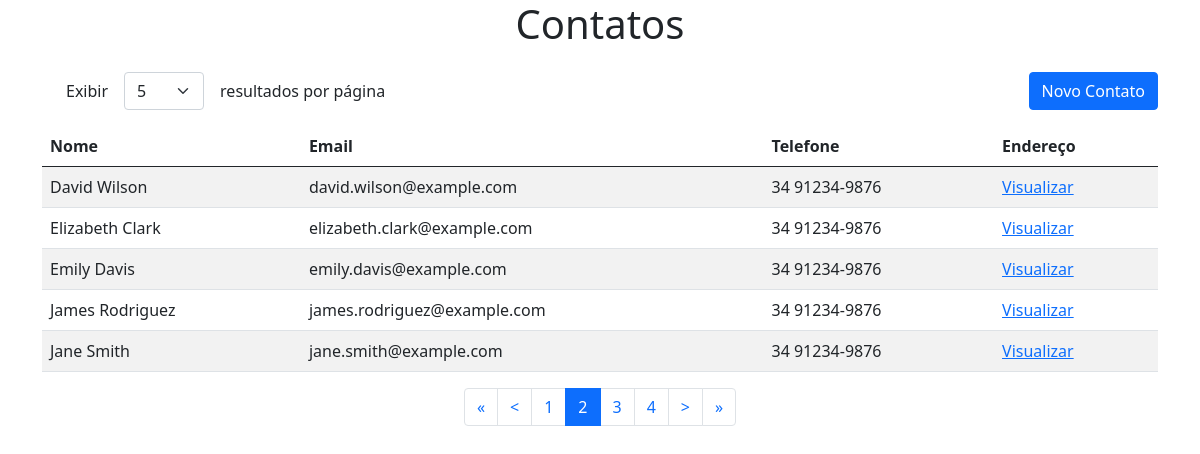
Page /web/pages/index.php?page=2&perPage=5 on the committed database.
### tables this page shows
CREATE TABLE CONTATO (
    ID INT PRIMARY KEY AUTO_INCREMENT,
    NOME VARCHAR(50) NOT NULL,
    EMAIL VARCHAR(50) NOT NULL UNIQUE,
    TELEFONE VARCHAR(20) NOT NULL
);

### web/pages/crud/read/ListarContatos.php (called while the page is built, shortened)
<?php
include('../inc/conecta.php');
$totalPorPagina = $_GET['perPage'];
$sqlTotal = "SELECT COUNT(*) as total FROM CONTATO";
$queryTotal = mysql_query($sqlTotal, $link);
$totalLinhas = mysql_result($queryTotal, 0, 'total');
$totalPaginas = ceil($totalLinhas / $totalPorPagina);
$paginaAtual = $_GET['page'];
$indiceInicial = ($paginaAtual-1) * $totalPorPagina;
$sqlLimit = "SELECT * FROM CONTATO ORDER BY NOME ASC LIMIT $indiceInicial, $totalPorPagina";
$queryContatos = mysql_query($sqlLimit, $link);
$paginaAnterior = $paginaAtual==1?1:$paginaAtual-1;
$paginaPosterior = $paginaAtual>$totalPaginas?$paginaAtual:$paginaAtual+1;
?>

### web/pages/index.php (the view, shortened to what this page needs)
<!DOCTYPE html>
<html lang="pt-BR">
<head>
    <link href="https://cdn.jsdelivr.net/npm/bootstrap@5.0.2/dist/css/bootstrap.min.css" rel="stylesheet">
    <?php include('crud/read/ListarContatos.php'); ?>
    <link rel="stylesheet" type="text/css" href="../css/style.css">
</head>
<body>
    <header>
        <div class="container">
            <h1 style="text-align: center;">Contatos</h1>
        </div>
    </header>
    <main>
        <div class="container">
            <div class="d-flex justify-content-between align-items-center">
                <div class="d-flex align-items-center mt-3 mb-3">
                    <span class="ms-4">Exibir</span>
                    <select class="form-select perPage ms-3 me-3" onChange="alterarPerPage()">
                        <option value="5" <?php if ($_GET['perPage'] == 5) echo 'selected'; ?>>5</option>
                    </select>
                    <span>resultados por página</span>
                </div>
                <div>
                    <a class="btn btn-primary ms-auto"  href="cadastrarContato.php">Novo Contato</a>
                </div>
            </div>
            <div>
                <table class="table table-striped">
                    <thead>
                        <tr>
                            <th>Nome</th>
                            <th>Email</th>
                            <th>Telefone</th>
                            <th>Endereço</th>
                        </tr>
                    </thead>
                    <tbody>
                        <?php while ($contato = mysql_fetch_assoc($queryContatos)) { ?>
                            <tr>
                                <td><?php echo utf8_encode($contato['NOME']); ?></td>
                                <td><?php echo utf8_encode($contato['EMAIL']); ?></td>
                                <td><?php echo utf8_encode($contato['TELEFONE']); ?></td>
                                <td><a href="endereco.php?id=<?php echo $contato['ID'];?>&nome=<?php echo $contato['NOME'] ?>">Visualizar</a></td>
                            </tr>
                        <?php } ?>
                    </tbody>
                </table>
            </div>
            <div class="d-flex justify-content-center">
                <nav>
                    <ul class="pagination justify-content-center">
                        <li class="page-item">
                            <a class="page-link" href="index.php?page=1">
                                    <span>&laquo;</span>
                            </a>
                        </li>
                        <li class="page-item">
                            <a class="page-link" href="index.php?page=<?php echo $paginaAnterior ?>">
                                    <span>&lt;</span>
                            </a>
                        </li>
                        <?php for ($page=1; $page <= $totalPaginas; $page++) {
                                $active = ($page == $paginaAtual) ? 'active' : '';
                                $perPage = $_SESSION['perPage'];
                                echo "<li class='page-item $active'>
                                        <a class='page-link' href='index.php?page=$page&perPage=$perPage'>$page</a>
                                     </li>";
                        } ?>
                        <li class="page-item">
                            <a class="page-link" href="index.php?page=<?php echo $paginaPosterior ?>">
                                    <span>&gt;</span>
                        </a>
                        </li>
                        <li class="page-item">
                            <a class="page-link" href="index.php?page=<?php echo $totalPaginas ?>&" >
                                    <span >&raquo;</span>
                            </a>
                         </li>
                    </ul>
                </nav>
            </div>
    </main>
</body>
</html>

### web/css/style.css (style rules this page uses)
.perPage { width: 80px; }

### rows in the picture
contato: NOME "David Wilson", EMAIL "david.wilson@example.com", TELEFONE "34 91234-9876"
contato: NOME "Elizabeth Clark", EMAIL "elizabeth.clark@example.com", TELEFONE "34 91234-9876"
contato: NOME "Emily Davis", EMAIL "emily.davis@example.com", TELEFONE "34 91234-9876"
contato: NOME "James Rodriguez", EMAIL "james.rodriguez@example.com", TELEFONE "34 91234-9876"
contato: NOME "Jane Smith", EMAIL "jane.smith@example.com", TELEFONE "34 91234-9876"
